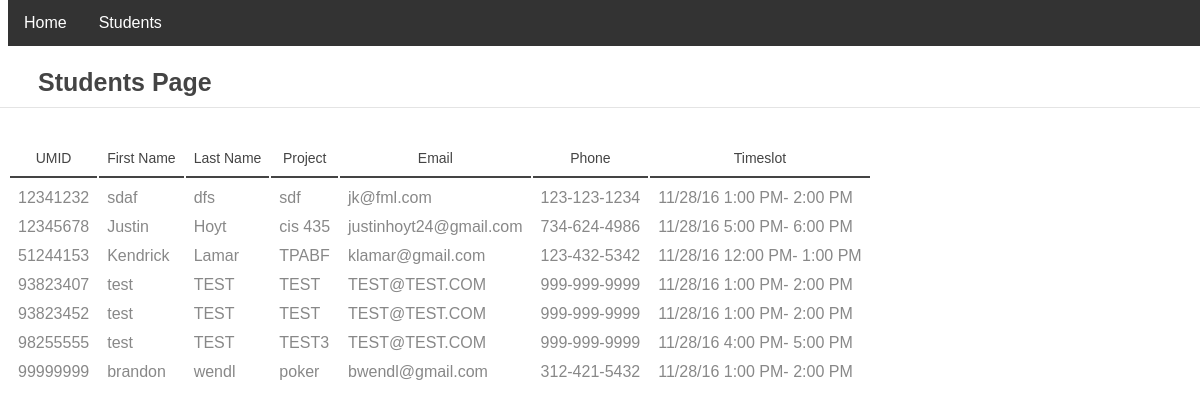
Page /students.php on the committed database.
### tables this page shows
CREATE TABLE `student` (
  `umid` int(8) NOT NULL,
  `first_name` varchar(50) DEFAULT NULL,
  `last_name` varchar(50) DEFAULT NULL,
  `project_title` varchar(100) DEFAULT NULL,
  `email_address` varchar(100) DEFAULT NULL,
  `phone` varchar(20) DEFAULT NULL,
  `time_slot_id` int(8) DEFAULT NULL,
  PRIMARY KEY (`umid`),
  KEY `time_slot_id` (`time_slot_id`),
  CONSTRAINT `student_ibfk_1` FOREIGN KEY (`time_slot_id`) REFERENCES `time_slot` (`time_slot_id`)
);

CREATE TABLE `time_slot` (
  `time_slot_id` int(8) NOT NULL AUTO_INCREMENT,
  `start_time` datetime DEFAULT NULL,
  PRIMARY KEY (`time_slot_id`)
);

### query.php (called while the page is built, shortened)
<?php
function get_students(){
	include('connect.php');
	$sql = "SELECT s.umid, s.first_name, s.last_name, s.project_title, s.email_address, s.phone, t.start_time FROM student s LEFT JOIN time_slot t ON s.time_slot_id = t.time_slot_id";
	try {
		$results = $db->query($sql);
		$students = $results->fetchAll(PDO::FETCH_ASSOC);
		return $students;
	} catch (Exception $e) {
		echo "Error!: " . $e->getMessage() . "<br />";
	}
}

### students.php (the view, shortened to what this page needs)
<?php include 'query.php'?>
<html lang="en">
<head>
	<link rel="stylesheet" href="css/main.css">
</head>
<body>
	<?php include "left_nav.php";?>
	<h1>Students Page</h1>
	<table>
		<tr>
			<th>UMID</th>
			<th>First Name</th>
			<th>Last Name</th>
			<th>Project</th>
			<th>Email</th>
			<th>Phone</th>
			<th>Timeslot</th>
		</tr>
		<?php
		$students = get_students();
		foreach ($students as $student){
			echo "<tr>";
				foreach ($student as $key=>$column){
					if($key == "start_time"){
						$date_start = new DateTime($column);
						$date_end = new DateTime($column);
						$date_end->add(new DateInterval('PT1H'));
						echo "<td>";
							echo $date_start->format('m/d/y g:i A')."- ".$date_end->format('g:i A');
						echo "</td>";
					} else{
						echo "<td>$column</td>";
					}
				}
			echo "</tr>";
		}
		?>
	</table>
</body>
</html>

### left_nav.php (shortened to what this page needs)
<nav class='nav'>
	<ul class='nav'>
		<li class='nav'><a href="index.php">Home</a></li>
		<li class='nav'><a href="students.php">Students</a></li>
	</ul>
</nav>

### css/main.css (style rules this page uses)
html * { font-family: Arial; }
.nav ul { list-style-type: none; margin: 0; padding: 0; overflow: hidden; background-color: #333; position: fixed; top: 0; width: 100%; }
.nav li { float: left; }
.nav li a { display: block; color: white; text-align: center; padding: 14px 16px; text-decoration: none; }
body { padding-top: 70px; }
th { font-size: 14px; font-weight: normal; color: #444; padding: 10px 8px; border-bottom: 2px solid #444; }
td { color: #888; padding: 9px 8px 0px 8px; }
h1 { font-size: 25px; padding: 0px 0px 10px 40px; display: block; border-bottom:1px solid #E4E4E4; margin: -10px -15px 30px -10px;; color: #444; }

### rows in the picture
student: umid "12341232", first_name "sdaf", last_name "dfs", project_title "sdf", email_address "jk@fml.com", phone "123-123-1234", time_slot.start_time "11/28/16 1:00 PM", time_slot.start_time "2:00 PM"
student: umid "12345678", first_name "Justin", last_name "Hoyt", project_title "cis 435", email_address "justinhoyt24@gmail.com", phone "734-624-4986", time_slot.start_time "11/28/16 5:00 PM", time_slot.start_time "6:00 PM"
student: umid "51244153", first_name "Kendrick", last_name "Lamar", project_title "TPABF", email_address "klamar@gmail.com", phone "123-432-5342", time_slot.start_time "11/28/16 12:00 PM", time_slot.start_time "1:00 PM"
student: umid "93823407", first_name "test", last_name "TEST", project_title "TEST", email_address "TEST@TEST.COM", phone "999-999-9999", time_slot.start_time "11/28/16 1:00 PM", time_slot.start_time "2:00 PM"
student: umid "93823452", first_name "test", last_name "TEST", project_title "TEST", email_address "TEST@TEST.COM", phone "999-999-9999", time_slot.start_time "11/28/16 1:00 PM", time_slot.start_time "2:00 PM"
student: umid "98255555", first_name "test", last_name "TEST", project_title "TEST3", email_address "TEST@TEST.COM", phone "999-999-9999", time_slot.start_time "11/28/16 4:00 PM", time_slot.start_time "5:00 PM"
student: umid "99999999", first_name "brandon", last_name "wendl", project_title "poker", email_address "bwendl@gmail.com", phone "312-421-5432", time_slot.start_time "11/28/16 1:00 PM", time_slot.start_time "2:00 PM"
